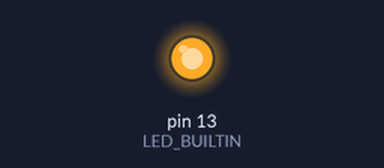
A sketch run on a simulated Arduino Uno, built with avr-gcc and run on an emulated ATmega328P. On the bench: output pins drawn as LEDs (lit = HIGH). What the sketch prints to the serial monitor is not drawn.

Above: at 0.2 s.
At 60.2 s:
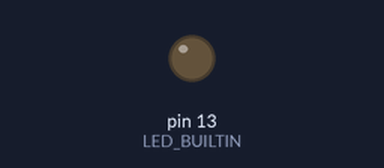
Timing chart, 0 to 61.7 s (numbered marks = the images above):
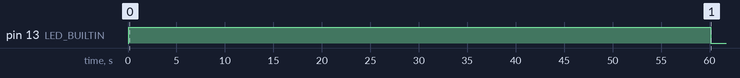

The sketch:

MQ-7_MQ-135.ino
```cpp
int R0 = 6692;
int R2 = 1000;
int sensorPin = A0;
int sensorValue = 0;

float RS;
float PPM_acetone;
float PPM_alcohol;
float PPM_CO2;
float PPM_CO;
float PPM_NH4;
float PPM_toluene;

void setup() {
   pinMode(LED_BUILTIN, OUTPUT);
   Serial.begin(9600);
   Serial.println("****************************************");
   Serial.println("MQ-135 and MQ-7 All Gases Measurement");
   Serial.println("With Arduino Uno R3 by Glanz and Freya");
   Serial.println("****************************************");
}

void loop() {
   // read the input on analog pin 0:
   int sensorValue135 = analogRead(A2);
   // convert to voltage:
   float volts = sensorValue135 * 5;
   volts = volts / 1023;

   // calculate RS
   RS = R2 * (1-volts);
   RS = RS/volts;

   PPM_alcohol = 154.92838 - 76.27765*(RS/R0);
   PPM_NH4 = 154.54826 - 54.54645*(RS/R0);
   PPM_CO2 = 470.627063 - 330.033*(RS/R0);
   PPM_CO = 155.1505 - 129.2524*(RS/R0);
   PPM_toluene = 606.3291 - 632.91139*(RS/R0);
   PPM_acetone = 379.2846 - 244.55857*(RS/R0);

   analogWrite(LED_BUILTIN, 255);
   delay(60000);
   analogWrite(LED_BUILTIN, 72);  // turn the heater to approx 1,4V
   delay(90000);

   digitalWrite(LED_BUILTIN, HIGH);
   delay (50);
   sensorValue = analogRead(sensorPin);

   Serial.print("Alcohol = "),Serial.print(PPM_alcohol),Serial.print(" ppm");
   Serial.print("| \tNH4 = "),Serial.print(PPM_NH4),Serial.print(" ppm");
   Serial.print("| \tCO2 = "),Serial.print(PPM_CO2),Serial.print(" ppm");
   Serial.print("| \tCO = "),Serial.print(PPM_CO),Serial.print(" ppm");
   Serial.print("| \tToluene = "),Serial.print(PPM_toluene),Serial.print(" ppm");
   Serial.print("| \tAcetone = "),Serial.print(PPM_acetone),Serial.print(" ppm");
   Serial.print("| \tCO from MQ-7 = "),Serial.print(sensorValue), Serial.println(" ppm");

}
```

Measured:
- by itself, pin 13 (LED_BUILTIN): LOW → HIGH at 0.10 s, → LOW 60.0 s later
